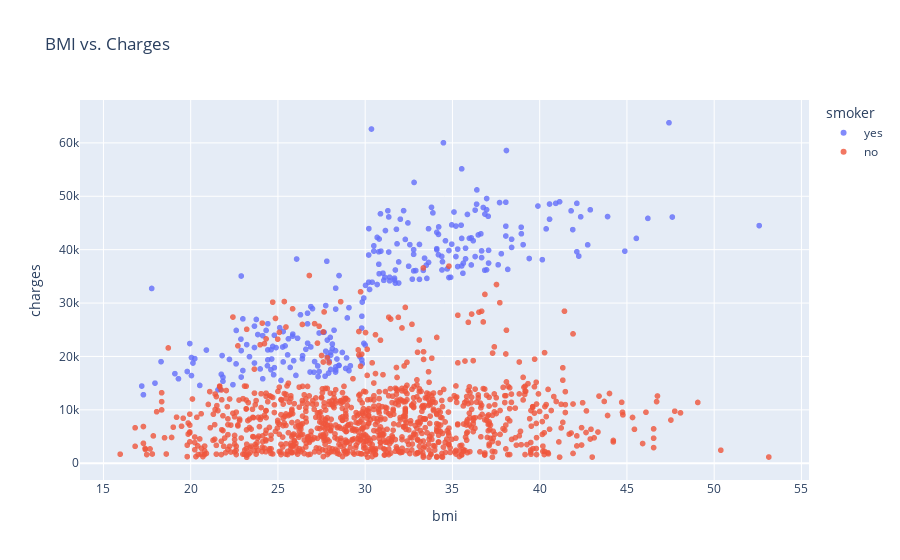

The notebook cell this image was saved under:
### Markdown cell above
## BMI and Charges

-----
Let's visualize the relationship between BMI (body mass index) and charges using another scatter plot. Once again, we'll use the values from the "smoker" column to color the points.

### Code cell
fig = px.scatter(df, 
                 x='bmi', 
                 y='charges', 
                 color='smoker', 
                 opacity=0.8, 
                 hover_data=['sex'], 
                 title='BMI vs. Charges')
fig.update_traces(marker_size=6)
fig.show()

### Figure 1 — Plotly figure (JSON) as saved in the notebook; plotly's stock layout.template omitted (floating-point values rounded to 4 significant figures; data arrays with more than 128 entries replaced by an {"elided": "..."} marker saying what was removed)
{"data": [{"customdata": {"elided": "274x1 str values"}, "hovertemplate": "smoker=yes<br>bmi=%{x}<br>charges=%{y}<br>sex=%{customdata[0]}<extra></extra>", "legendgroup": "yes", "marker": {"color": "#636efa", "opacity": 0.8, "size": 6, "symbol": "circle"}, "mode": "markers", "name": "yes", "showlegend": true, "type": "scattergl", "x": {"elided": "274 float values"}, "xaxis": "x", "y": {"elided": "274 float values"}, "yaxis": "y"}, {"customdata": {"elided": "1064x1 str values"}, "hovertemplate": "smoker=no<br>bmi=%{x}<br>charges=%{y}<br>sex=%{customdata[0]}<extra></extra>", "legendgroup": "no", "marker": {"color": "#EF553B", "opacity": 0.8, "size": 6, "symbol": "circle"}, "mode": "markers", "name": "no", "showlegend": true, "type": "scattergl", "x": {"elided": "1064 float values"}, "xaxis": "x", "y": {"elided": "1064 float values"}, "yaxis": "y"}], "layout": {"legend": {"title": {"text": "smoker"}, "tracegroupgap": 0}, "title": {"text": "BMI vs. Charges"}, "xaxis": {"anchor": "y", "domain": [0, 1], "title": {"text": "bmi"}}, "yaxis": {"anchor": "x", "domain": [0, 1], "title": {"text": "charges"}}}}
